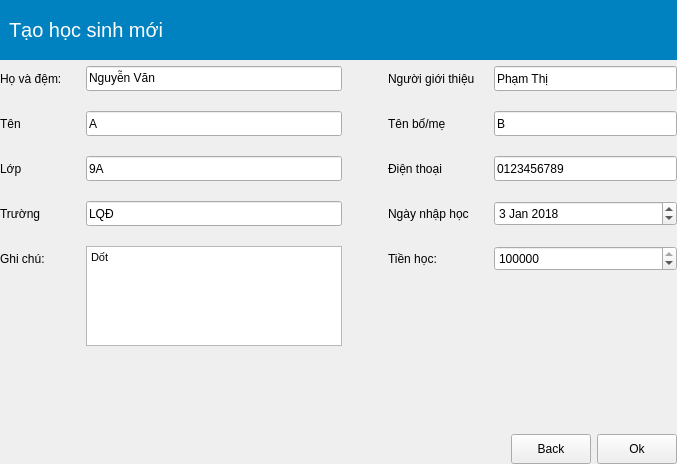
<?xml version="1.0" encoding="UTF-8"?>
<ui version="4.0">
 <class>FormAddStudent</class>
 <widget class="QWidget" name="FormAddStudent">
  <property name="geometry">
   <rect>
    <x>0</x>
    <y>0</y>
    <width>677</width>
    <height>464</height>
   </rect>
  </property>
  <property name="windowTitle">
   <string>Form</string>
  </property>
  <property name="styleSheet">
   <string notr="true">#frmTitle { background: #0081C0; }</string>
  </property>
  <layout class="QVBoxLayout" name="verticalLayout">
   <property name="leftMargin">
    <number>0</number>
   </property>
   <property name="topMargin">
    <number>0</number>
   </property>
   <property name="rightMargin">
    <number>0</number>
   </property>
   <property name="bottomMargin">
    <number>0</number>
   </property>
   <item>
    <widget class="QFrame" name="frmTitle">
     <property name="minimumSize">
      <size>
       <width>0</width>
       <height>60</height>
      </size>
     </property>
     <layout class="QHBoxLayout" name="horizontalLayout_2">
      <item>
       <widget class="QLabel" name="label_11">
        <property name="minimumSize">
         <size>
          <width>180</width>
          <height>0</height>
         </size>
        </property>
        <property name="styleSheet">
         <string notr="true">color: white; font-size: 20px;</string>
        </property>
        <property name="text">
         <string>Tạo học sinh mới</string>
        </property>
       </widget>
      </item>
      <item>
       <spacer name="horizontalSpacer_3">
        <property name="orientation">
         <enum>Qt::Horizontal</enum>
        </property>
        <property name="sizeHint" stdset="0">
         <size>
          <width>40</width>
          <height>20</height>
         </size>
        </property>
       </spacer>
      </item>
     </layout>
    </widget>
   </item>
   <item>
    <layout class="QGridLayout" name="gridLayout">
     <property name="verticalSpacing">
      <number>20</number>
     </property>
     <item row="1" column="1">
      <widget class="QLineEdit" name="leFirstName">
       <property name="minimumSize">
        <size>
         <width>0</width>
         <height>25</height>
        </size>
       </property>
       <property name="text">
        <string>A</string>
       </property>
      </widget>
     </item>
     <item row="2" column="0">
      <widget class="QLabel" name="label_3">
       <property name="text">
        <string>Lớp</string>
       </property>
      </widget>
     </item>
     <item row="3" column="1">
      <widget class="QLineEdit" name="leSchool">
       <property name="minimumSize">
        <size>
         <width>0</width>
         <height>25</height>
        </size>
       </property>
       <property name="text">
        <string>LQĐ</string>
       </property>
      </widget>
     </item>
     <item row="4" column="0">
      <widget class="QLabel" name="label_10">
       <property name="text">
        <string>Ghi chú:</string>
       </property>
      </widget>
     </item>
     <item row="0" column="4">
      <widget class="QLineEdit" name="leReferral">
       <property name="minimumSize">
        <size>
         <width>0</width>
         <height>25</height>
        </size>
       </property>
       <property name="text">
        <string>Phạm Thị</string>
       </property>
      </widget>
     </item>
     <item row="3" column="0">
      <widget class="QLabel" name="label_4">
       <property name="text">
        <string>Trường</string>
       </property>
      </widget>
     </item>
     <item row="4" column="1" rowspan="2">
      <widget class="QTextEdit" name="teNote">
       <property name="maximumSize">
        <size>
         <width>16777215</width>
         <height>100</height>
        </size>
       </property>
       <property name="html">
        <string>&lt;!DOCTYPE HTML PUBLIC &quot;-//W3C//DTD HTML 4.0//EN&quot; &quot;http://www.w3.org/TR/REC-html40/strict.dtd&quot;&gt;
&lt;html&gt;&lt;head&gt;&lt;meta name=&quot;qrichtext&quot; content=&quot;1&quot; /&gt;&lt;style type=&quot;text/css&quot;&gt;
p, li { white-space: pre-wrap; }
&lt;/style&gt;&lt;/head&gt;&lt;body style=&quot; font-family:'MS Shell Dlg 2'; font-size:8.25pt; font-weight:400; font-style:normal;&quot;&gt;
&lt;p style=&quot; margin-top:0px; margin-bottom:0px; margin-left:0px; margin-right:0px; -qt-block-indent:0; text-indent:0px;&quot;&gt;Dốt&lt;/p&gt;&lt;/body&gt;&lt;/html&gt;</string>
       </property>
      </widget>
     </item>
     <item row="0" column="0">
      <widget class="QLabel" name="label">
       <property name="minimumSize">
        <size>
         <width>80</width>
         <height>0</height>
        </size>
       </property>
       <property name="text">
        <string>Họ và đệm:</string>
       </property>
      </widget>
     </item>
     <item row="1" column="3">
      <widget class="QLabel" name="label_6">
       <property name="text">
        <string>Tên bố/mẹ</string>
       </property>
      </widget>
     </item>
     <item row="1" column="4">
      <widget class="QLineEdit" name="leParentName">
       <property name="minimumSize">
        <size>
         <width>0</width>
         <height>25</height>
        </size>
       </property>
       <property name="text">
        <string>B</string>
       </property>
      </widget>
     </item>
     <item row="4" column="3">
      <widget class="QLabel" name="label_9">
       <property name="text">
        <string>Tiền học:</string>
       </property>
      </widget>
     </item>
     <item row="2" column="1">
      <widget class="QLineEdit" name="leClass">
       <property name="minimumSize">
        <size>
         <width>0</width>
         <height>25</height>
        </size>
       </property>
       <property name="text">
        <string>9A</string>
       </property>
      </widget>
     </item>
     <item row="3" column="4">
      <widget class="QDateEdit" name="dtStart">
       <property name="minimumSize">
        <size>
         <width>0</width>
         <height>25</height>
        </size>
       </property>
       <property name="dateTime">
        <datetime>
         <hour>0</hour>
         <minute>0</minute>
         <second>0</second>
         <year>2018</year>
         <month>1</month>
         <day>3</day>
        </datetime>
       </property>
      </widget>
     </item>
     <item row="0" column="3">
      <widget class="QLabel" name="label_5">
       <property name="minimumSize">
        <size>
         <width>100</width>
         <height>0</height>
        </size>
       </property>
       <property name="text">
        <string>Người giới thiệu</string>
       </property>
      </widget>
     </item>
     <item row="2" column="3">
      <widget class="QLabel" name="label_7">
       <property name="text">
        <string>Điện thoại</string>
       </property>
      </widget>
     </item>
     <item row="2" column="4">
      <widget class="QLineEdit" name="lePhone">
       <property name="minimumSize">
        <size>
         <width>0</width>
         <height>25</height>
        </size>
       </property>
       <property name="text">
        <string>0123456789</string>
       </property>
      </widget>
     </item>
     <item row="3" column="3">
      <widget class="QLabel" name="label_8">
       <property name="text">
        <string>Ngày nhập học</string>
       </property>
      </widget>
     </item>
     <item row="0" column="1">
      <widget class="QLineEdit" name="leSurName">
       <property name="minimumSize">
        <size>
         <width>0</width>
         <height>25</height>
        </size>
       </property>
       <property name="text">
        <string>Nguyễn Văn</string>
       </property>
      </widget>
     </item>
     <item row="1" column="0">
      <widget class="QLabel" name="label_2">
       <property name="text">
        <string>Tên</string>
       </property>
      </widget>
     </item>
     <item row="5" column="3">
      <spacer name="verticalSpacer">
       <property name="orientation">
        <enum>Qt::Vertical</enum>
       </property>
       <property name="sizeHint" stdset="0">
        <size>
         <width>20</width>
         <height>40</height>
        </size>
       </property>
      </spacer>
     </item>
     <item row="4" column="4">
      <widget class="QSpinBox" name="spMoney">
       <property name="minimumSize">
        <size>
         <width>0</width>
         <height>25</height>
        </size>
       </property>
       <property name="minimum">
        <number>1000</number>
       </property>
       <property name="maximum">
        <number>9999999</number>
       </property>
       <property name="value">
        <number>1000000</number>
       </property>
      </widget>
     </item>
     <item row="1" column="2">
      <spacer name="horizontalSpacer_2">
       <property name="orientation">
        <enum>Qt::Horizontal</enum>
       </property>
       <property name="sizeType">
        <enum>QSizePolicy::Fixed</enum>
       </property>
       <property name="sizeHint" stdset="0">
        <size>
         <width>40</width>
         <height>20</height>
        </size>
       </property>
      </spacer>
     </item>
    </layout>
   </item>
   <item>
    <spacer name="verticalSpacer_2">
     <property name="orientation">
      <enum>Qt::Vertical</enum>
     </property>
     <property name="sizeHint" stdset="0">
      <size>
       <width>20</width>
       <height>40</height>
      </size>
     </property>
    </spacer>
   </item>
   <item>
    <layout class="QHBoxLayout" name="horizontalLayout">
     <item>
      <spacer name="horizontalSpacer">
       <property name="orientation">
        <enum>Qt::Horizontal</enum>
       </property>
       <property name="sizeHint" stdset="0">
        <size>
         <width>40</width>
         <height>20</height>
        </size>
       </property>
      </spacer>
     </item>
     <item>
      <widget class="QPushButton" name="pbCancel">
       <property name="minimumSize">
        <size>
         <width>0</width>
         <height>30</height>
        </size>
       </property>
       <property name="text">
        <string>Back</string>
       </property>
      </widget>
     </item>
     <item>
      <widget class="QPushButton" name="pbOk">
       <property name="minimumSize">
        <size>
         <width>0</width>
         <height>30</height>
        </size>
       </property>
       <property name="text">
        <string>Ok</string>
       </property>
      </widget>
     </item>
    </layout>
   </item>
  </layout>
 </widget>
 <tabstops>
  <tabstop>leSurName</tabstop>
  <tabstop>leFirstName</tabstop>
  <tabstop>leClass</tabstop>
  <tabstop>leSchool</tabstop>
  <tabstop>teNote</tabstop>
  <tabstop>leReferral</tabstop>
  <tabstop>leParentName</tabstop>
  <tabstop>lePhone</tabstop>
  <tabstop>dtStart</tabstop>
  <tabstop>spMoney</tabstop>
  <tabstop>pbOk</tabstop>
  <tabstop>pbCancel</tabstop>
 </tabstops>
 <resources/>
 <connections/>
</ui>
